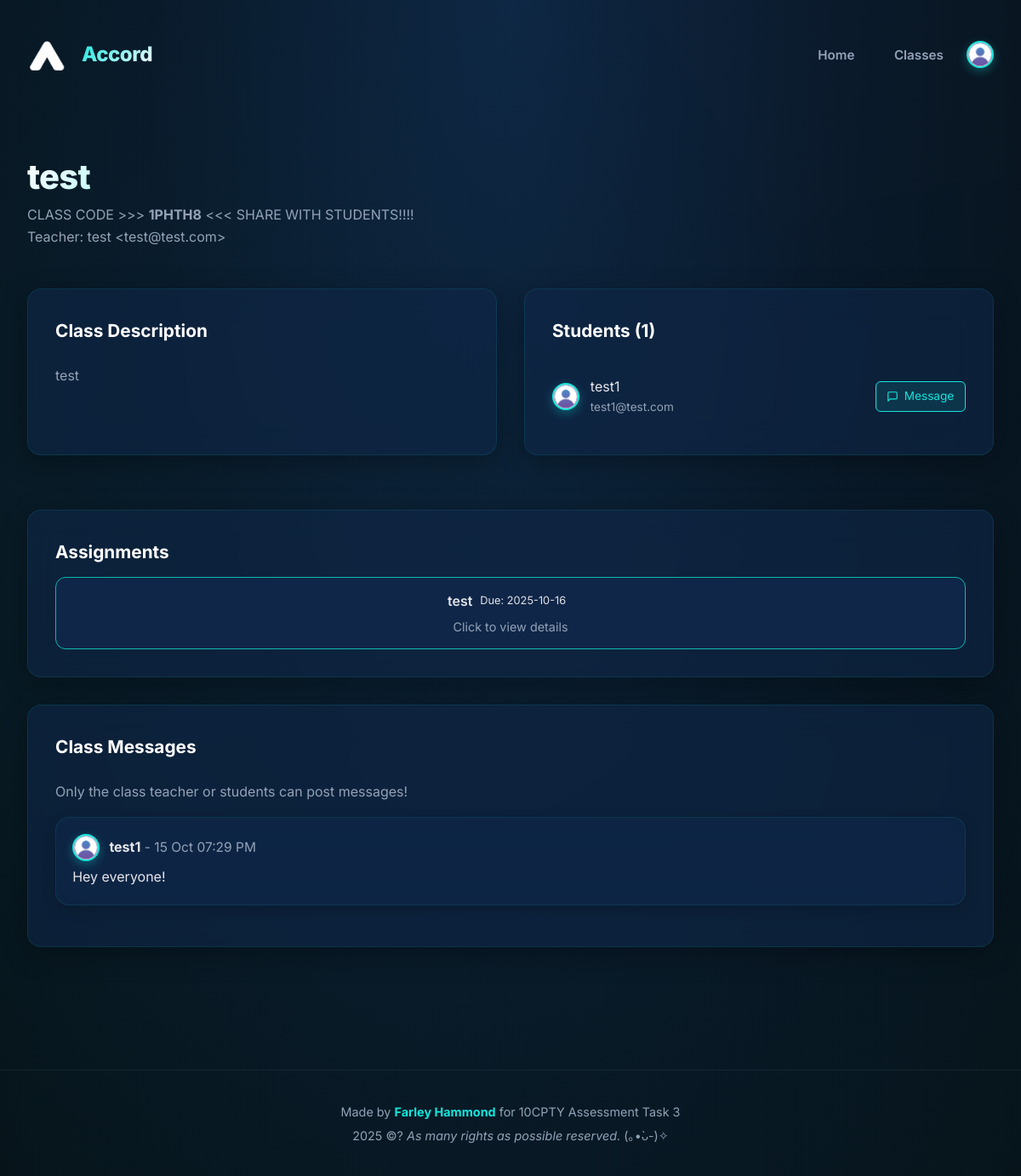
Screenshot of /class/1 (signed in) with the database file from the repository.
### tables this page shows
CREATE TABLE classes (
        classID INTEGER PRIMARY KEY AUTOINCREMENT,
        className TEXT NOT NULL,
        code TEXT UNIQUE NOT NULL,
        teacherID INTEGER NOT NULL,
        description TEXT,
        FOREIGN KEY (teacherID) REFERENCES users(userID)
    );

CREATE TABLE users (
        userID INTEGER PRIMARY KEY AUTOINCREMENT,
        name TEXT NOT NULL,
        email TEXT UNIQUE NOT NULL,
        password TEXT NOT NULL,
        role TEXT NOT NULL CHECK(role IN ('teacher','student')),
        avatar TEXT
    );

CREATE TABLE assignments (
        assignmentID INTEGER PRIMARY KEY AUTOINCREMENT,
        classID INTEGER NOT NULL,
        title TEXT NOT NULL,
        description TEXT,
        dueDate DATE NOT NULL,
        FOREIGN KEY (classID) REFERENCES classes(classID)
    );

CREATE TABLE class_messages (
        messageID INTEGER PRIMARY KEY AUTOINCREMENT,
        classID INTEGER NOT NULL,
        senderID INTEGER NOT NULL,
        content TEXT,
        imageURL TEXT,
        timestamp DATETIME DEFAULT CURRENT_TIMESTAMP,
        FOREIGN KEY (classID) REFERENCES classes(classID),
        FOREIGN KEY (senderID) REFERENCES users(userID)
    );

### main.py (the view)
@app.route("/class/<int:class_id>")
def class_detail(class_id):
    user = logged_in_user()
    if not user:
        flash("Please log in", "warning")
        return redirect(url_for("login"))
    c = db.get_class_by_id(class_id)
    if not c:
        flash("Class not found", "danger")
        return redirect(url_for("classes"))
    teacher = db.get_user_by_id(c[3])
    students = db.list_students_in_class(class_id)
    messages = db.list_class_messages(class_id, limit=200)
    assignments = db.get_assignments_for_class(class_id)
    enrolled = (user["role"] == "teacher" and user["id"] == c[3]) or db.is_student_enrolled(class_id, user["id"])
    return render_template("class_detail.html",
                           class_row=c, teacher=teacher, students=students,
                           messages=messages, user=user, enrolled=enrolled, assignments=assignments)

### database_manager.py (called while the page is built)
def format_sydney_time(dt_string):
    if not dt_string:
        return ""
    try:
        utc_dt = datetime.strptime(dt_string, '%Y-%m-%d %H:%M:%S')
        utc_dt = pytz.utc.localize(utc_dt)
        sydney_dt = utc_dt.astimezone(SYDNEY_TZ)
        return sydney_dt.strftime('%d %b %I:%M %p')
    except:
        return dt_string

def get_connection():
    con = sql.connect(DB_PATH)
    con.execute("PRAGMA foreign_keys = ON;")
    return con

def get_user_by_id(userID):
    con = get_connection()
    cur = con.cursor()
    cur.execute("SELECT * FROM users WHERE userID = ?", (userID,))
    u = cur.fetchone()
    con.close()
    return u

def get_class_by_id(classID):
    con = get_connection()
    cur = con.cursor()
    cur.execute("SELECT * FROM classes WHERE classID = ?", (classID,))
    c = cur.fetchone()
    con.close()
    return c

def is_student_enrolled(classID, studentID):
    con = get_connection()
    cur = con.cursor()
    cur.execute("SELECT 1 FROM enrollments WHERE classID = ? AND studentID = ?", (classID, studentID))
    r = cur.fetchone()
    con.close()
    return bool(r)

def list_students_in_class(classID):
    con = get_connection()
    cur = con.cursor()
    cur.execute("""
        SELECT u.userID, u.name, u.email, u.avatar
        FROM users u
        JOIN enrollments e ON u.userID = e.studentID
        WHERE e.classID = ?
    """, (classID,))
    rows = cur.fetchall()
    con.close()
    return rows

def list_class_messages(classID, limit=100):
    con = get_connection()
    cur = con.cursor()
    cur.execute("""
        SELECT cm.messageID, cm.classID, cm.senderID, cm.content, cm.timestamp, u.name, u.avatar, cm.imageURL
        FROM class_messages cm
        JOIN users u ON cm.senderID = u.userID
        WHERE cm.classID = ?
        ORDER BY cm.timestamp DESC
        LIMIT ?
    """, (classID, limit))
    rows = cur.fetchall()
    con.close()
    return rows

def get_assignments_for_class(classID):
    con = get_connection()
    cur = con.cursor()
    cur.execute(
        "SELECT * FROM assignments WHERE classID = ? ORDER BY dueDate ASC",
        (classID,)
    )
    rows = cur.fetchall()
    con.close()
    return rows

### main.py (called while the page is built)
def logged_in_user():
    return session.get("user")

@app.context_processor
def inject_unread_count():
    user = logged_in_user()
    if user:
        unread_count = db.get_unread_message_count(user["id"])
        return dict(unread_count=unread_count)
    return dict(unread_count=0)

### templates/class_detail.html (shortened to what this page needs)
{% extends "layout.html" %}
{% block content %}
<div class="page">
  <div class="page-header">
    <div>
      <h1>{{ class_row[1] }}</h1>
      <p class="muted">CLASS CODE >>> <strong>{{ class_row[2] }}</strong> <<< SHARE WITH STUDENTS!!!!</p>
      <p class="muted">Teacher: {{ teacher[1] }} &lt;{{ teacher[2] }}&gt;</p>
    </div>
  </div>
  <div class="grid">
    <div class="card">
      <h3>Class Description</h3>
      <p class="muted">{{ class_row[4] or "No description yet." }}</p>
    </div>
    <div class="card">
      <h3>Students ({{ students|length }})</h3>
      {% if students %}
        <ul>
          {% for s in students %}
            <li style="display: flex; align-items: center; justify-content: space-between;">
              <div style="display: flex; align-items: center; gap: 0.8rem;">
                <img class="avatar small" src="{{ s[3] or url_for('static', filename='images/default_avatar.png') }}" alt="Profile" />
                <div>
                  <div>{{ s[1] }}</div>
                  <div class="muted" style="font-size: 0.85rem;">{{ s[2] }}</div>
                </div>
              </div>
              {% if s[0] != user.id %}
                <a href="{{ url_for('start_dm', user_id=s[0]) }}" class="student-dm-button">
                  <svg xmlns="http://www.w3.org/2000/svg" width="14" height="14" viewBox="0 0 24 24" fill="none" stroke="currentColor" stroke-width="2" stroke-linecap="round" stroke-linejoin="round"><path d="M21 15a2 2 0 0 1-2 2H7l-4 4V5a2 2 0 0 1 2-2h14a2 2 0 0 1 2 2z"></path></svg>
                  Message
                </a>
              {% endif %}
            </li>
          {% endfor %}
        </ul>
      {% else %}
        <p class="muted">No students enrolled yet :< it's very quiet here...</p>
      {% endif %}
    </div>
  </div>
<div class="card">
  <div style="display:flex; align-items:center; justify-content:space-between; margin-bottom:0.75rem;">
    <h3 style="margin:0;">Assignments</h3>
  </div>
  {% if assignments %}
    <div style="display:grid; gap:0.8rem;">
      {% for a in assignments %}
        <a href="{{ url_for('assignment_detail', assignment_id=a[0]) }}"
           class="assignment-item"
           style="display:flex; flex-direction:column; padding:0.9rem 1rem; border-radius:0.75rem; border:1px solid #0fb9af; background:#0f2648; text-decoration:none; transition:all 0.15s ease;">
          <div style="display:flex; justify-content:space-between; align-items:center; margin-bottom:0.3rem;">
            <h4 style="margin:0; font-weight:600; color:#e2e3e7;">{{ a[2] }}</h4>
            <span style="font-size:0.8rem; background:#0f2648; color:#e2e3e7; padding:0.2rem 0.55rem; border-radius:0.5rem;">
              Due: {{ a[4] }}
            </span>
          </div>
          <p class="muted" style="margin:0; font-size:0.9rem;">Click to view details</p>
        </a>
      {% endfor %}
    </div>
  {% else %}
    <p class="muted" style="margin-top:0.5rem;">No assignments yet. Lucky you...</p>
  {% endif %}
</div>
  <div class="card">
    <h3>Class Messages</h3>
    {% if enrolled %}
      <form method="POST" action="{{ url_for('class_message', class_id=class_row[0]) }}" enctype="multipart/form-data" style="margin-bottom:1.5rem;">
        <textarea name="content" rows="3" placeholder="Write a message...! Say hi!" style="width:100%; padding:0.6rem; margin-bottom:0.5rem;"></textarea>
        <input type="file" name="image" accept="image/*" />
        <button class="btn" type="submit">Post message</button>
      </form>
    {% else %}
      <p class="muted">Only the class teacher or students can post messages!</p>
    {% endif %}
    <div style="margin-top:1rem;">
      {% if messages %}
        {% for m in messages %}
          <div class="message-bubble{% if m[2] == user.id %} own{% endif %}">
            <div style="display:flex;align-items:center;gap:0.7rem;">
              <img class="avatar small" src="{{ m[6] or url_for('static', filename='images/default_avatar.png') }}" alt="User" />
              <div>
                <span style="font-weight:700;">{{ m[5] }}</span>
                <span class="muted" style="font-size:0.97em;">- {{ m[4]|sydney_time }}</span>
              </div>
            </div>
            <div style="margin-top:6px;">{{ m[3] }}</div>
          </div>
        {% endfor %}
      {% else %}
        <p class="muted">No messages yet.</p>
      {% endif %}
    </div>
  </div>
</div>
{% endblock %}

### rows the page displays
classes: className "test", code "1PHTH8", description "test"
users: name "test", email "test@test.com"
users: name "test1", email "test1@test.com"
assignments: title "test", dueDate "2025-10-16"
class_messages: name "test1", timestamp "15 Oct 07:29 PM", content "Hey everyone!"

### other values shown
{{ students|length }} "1"
{{ now.year }} "2025"
